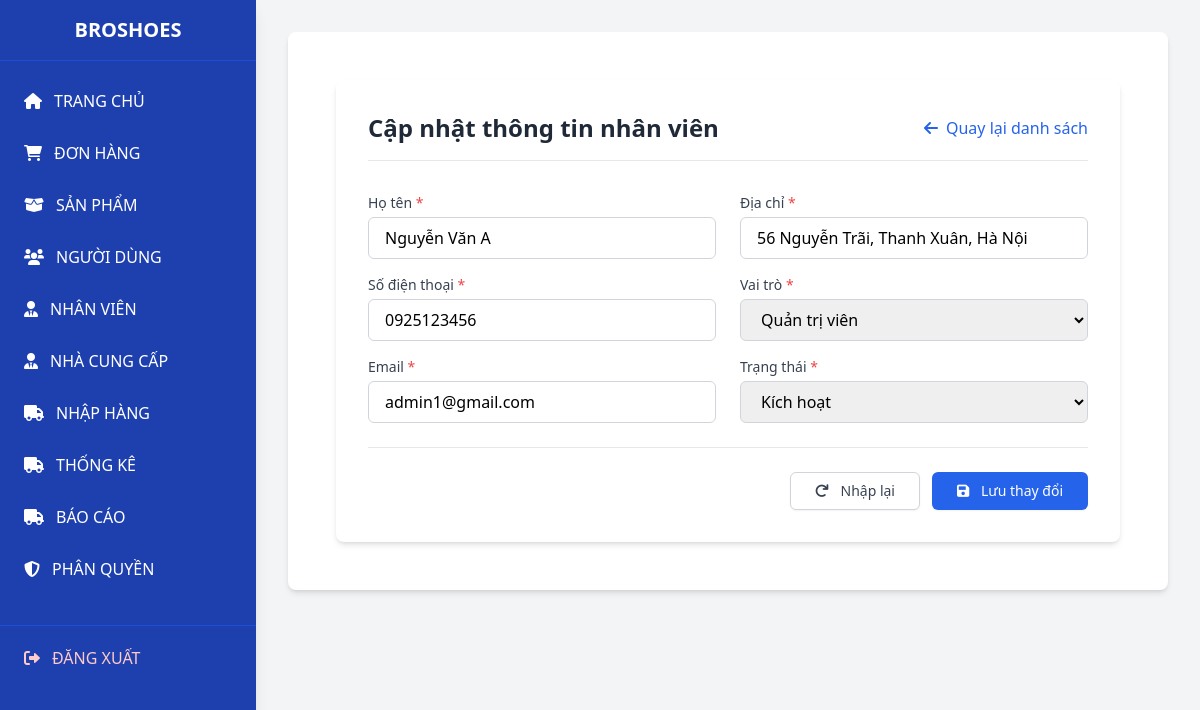
The app's page /admin/admin.php?page=employees&action=edit&id=1 (signed in) with its own data.
### tables this page shows
CREATE TABLE `employee` (
  `EmployeeID` int(11) NOT NULL,
  `Username` varchar(50) NOT NULL,
  `Fullname` varchar(100) NOT NULL,
  `PhoneNumber` varchar(20) DEFAULT NULL,
  `Email` varchar(100) NOT NULL,
  `Address` text DEFAULT NULL,
  `PasswordHash` varchar(255) NOT NULL,
  `CreatedAt` datetime DEFAULT current_timestamp(),
  `isActivate` int(11) NOT NULL,
  `RoleID` int(11) DEFAULT NULL
);

CREATE TABLE `vai_tro` (
  `id` int(11) NOT NULL,
  `ten_vai_tro` varchar(100) NOT NULL,
  `trangthai` tinyint(1) NOT NULL DEFAULT 1
);

### admin/models/Employee.php (called while the page is built, shortened)
<?php
class Employee {
    private $pdo;
    public function __construct($pdo) {
        $this->pdo = $pdo;
    }
    public function getRoles() {
        $stmt = $this->pdo->query("SELECT * FROM vai_tro WHERE trangthai = 1");
        return $stmt->fetchAll(PDO::FETCH_ASSOC);
    }
    public function getById($id) {
        $stmt = $this->pdo->prepare("SELECT * FROM employee WHERE EmployeeID = ?");
        $stmt->execute([$id]);
        return $stmt->fetch(PDO::FETCH_ASSOC);
    }
}

### admin/views/employees/edit.php (the view, shortened to what this page needs)
<div class="max-w-4xl mx-auto p-6">
    <div class="bg-white rounded-lg shadow-md p-8">
        <div class="flex justify-between items-center mb-8 border-b pb-4">
            <h2 class="text-2xl font-bold text-gray-800">Cập nhật thông tin nhân viên</h2>
            <a href="admin.php?page=employees&action=list"
               class="text-blue-600 hover:text-blue-800 flex items-center">
                <i class="fas fa-arrow-left mr-2"></i> Quay lại danh sách
            </a>
        </div>
        <form method="POST" action="admin.php?page=employees&action=edit&id=<?= $employee['EmployeeID'] ?>" class="space-y-6">
            <div class="grid grid-cols-1 md:grid-cols-2 gap-6">
                <div class="space-y-4">
                    <div>
                        <label class="block text-sm font-medium text-gray-700 mb-1">Họ tên <span class="text-red-500">*</span></label>
                        <input type="text" name="Fullname" value="<?= $employee['Fullname'] ?>" required
                               class="w-full px-4 py-2 border border-gray-300 rounded-md focus:ring-2 focus:ring-blue-500 focus:border-blue-500 transition">
                    </div>
                    <div>
                        <label class="block text-sm font-medium text-gray-700 mb-1">Số điện thoại <span class="text-red-500">*</span></label>
                        <input type="text" name="PhoneNumber" value="<?= $employee['PhoneNumber'] ?>" required
                               class="w-full px-4 py-2 border border-gray-300 rounded-md focus:ring-2 focus:ring-blue-500 focus:border-blue-500 transition">
                    </div>
                    <div>
                        <label class="block text-sm font-medium text-gray-700 mb-1">Email <span class="text-red-500">*</span></label>
                        <input type="email" name="Email" value="<?= $employee['Email'] ?>" required
                               class="w-full px-4 py-2 border border-gray-300 rounded-md focus:ring-2 focus:ring-blue-500 focus:border-blue-500 transition">
                    </div>
                </div>
                <div class="space-y-4">
                    <div>
                        <label class="block text-sm font-medium text-gray-700 mb-1">Địa chỉ <span class="text-red-500">*</span></label>
                        <input type="text" name="Address" value="<?= $employee['Address'] ?>" required
                               class="w-full px-4 py-2 border border-gray-300 rounded-md focus:ring-2 focus:ring-blue-500 focus:border-blue-500 transition">
                    </div>
                    <div>
                        <label class="block text-sm font-medium text-gray-700 mb-1">Vai trò <span class="text-red-500">*</span></label>
                        <select name="RoleID" required
                                class="w-full px-4 py-2 border border-gray-300 rounded-md focus:ring-2 focus:ring-blue-500 focus:border-blue-500 transition">
                            <?php
                                $str = '';
                                foreach ($roles as $role) {
                                    extract($role);
                                    $str .= '<option value="'.$id.'" '.($employee['RoleID'] == $id ? 'selected' : '').'>'.$ten_vai_tro.'</option>';
                                }
                                echo $str;
                            ?>
                        </select>
                    </div>
                    <div>
                        <label class="block text-sm font-medium text-gray-700 mb-1">Trạng thái <span class="text-red-500">*</span></label>
                        <select name="isActivate" required
                                class="w-full px-4 py-2 border border-gray-300 rounded-md focus:ring-2 focus:ring-blue-500 focus:border-blue-500 transition">
                            <option value="1" <?= $employee['isActivate'] == 1 ? 'selected' : '' ?>>Kích hoạt</option>
                        </select>
                    </div>
                </div>
            </div>
            <div class="flex justify-end pt-6 border-t border-gray-200">
                <button type="reset"
                        class="mr-3 px-6 py-2 border border-gray-300 rounded-md shadow-sm text-sm font-medium text-gray-700 bg-white hover:bg-gray-50 focus:outline-none focus:ring-2 focus:ring-offset-2 focus:ring-blue-500">
                    <i class="fas fa-redo mr-2"></i> Nhập lại
                </button>
                <button type="submit"
                        class="px-6 py-2 border border-transparent rounded-md shadow-sm text-sm font-medium text-white bg-blue-600 hover:bg-blue-700 focus:outline-none focus:ring-2 focus:ring-offset-2 focus:ring-blue-500">
                    <i class="fas fa-save mr-2"></i> Lưu thay đổi
                </button>
            </div>
        </form>
    </div>
</div>

### records on screen
employee: Fullname "Nguyễn Văn A", PhoneNumber "0925123456", Email "admin1@gmail.com", Address "56 Nguyễn Trãi, Thanh Xuân, Hà Nội", RoleID "Quản trị viên", isActivate "Kích hoạt"
